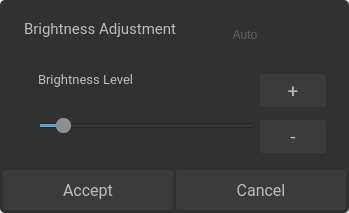
<?xml version="1.0" encoding="UTF-8"?>
<ui version="4.0">
 <class>BrightnessAdjustBrightnessSettingsBasic</class>
 <widget class="QDialog" name="BrightnessAdjustBrightnessSettingsBasic">
  <property name="geometry">
   <rect>
    <x>0</x>
    <y>0</y>
    <width>349</width>
    <height>213</height>
   </rect>
  </property>
  <property name="windowTitle">
   <string>Dialog</string>
  </property>
  <property name="styleSheet">
   <string notr="true"/>
  </property>
  <widget class="QLabel" name="brightnessLevelTitle">
   <property name="geometry">
    <rect>
     <x>24</x>
     <y>13</y>
     <width>181</width>
     <height>31</height>
    </rect>
   </property>
   <property name="font">
    <font>
     <family>Roboto</family>
     <pointsize>11</pointsize>
    </font>
   </property>
   <property name="styleSheet">
    <string notr="true">color:#BDBDBD</string>
   </property>
   <property name="text">
    <string>Brightness Adjustment</string>
   </property>
   <property name="alignment">
    <set>Qt::AlignLeading|Qt::AlignLeft|Qt::AlignVCenter</set>
   </property>
  </widget>
  <widget class="QPushButton" name="brightnessLevelCancel">
   <property name="geometry">
    <rect>
     <x>176</x>
     <y>170</y>
     <width>170</width>
     <height>40</height>
    </rect>
   </property>
   <property name="font">
    <font>
     <family>Roboto</family>
     <pointsize>12</pointsize>
    </font>
   </property>
   <property name="focusPolicy">
    <enum>Qt::NoFocus</enum>
   </property>
   <property name="styleSheet">
    <string notr="true">QPushButton {
background-color:#3B3B3B;
color:#BDBDBD;
border:none;
border-radius:3px;
}
QPushButton:pressed {
background-color:#606060;
color:#BDBDBD;
border:none;
border-radius:3px;
}
</string>
   </property>
   <property name="text">
    <string>Cancel</string>
   </property>
  </widget>
  <widget class="QLabel" name="brightnessLevelSetTitle">
   <property name="geometry">
    <rect>
     <x>38</x>
     <y>69</y>
     <width>111</width>
     <height>20</height>
    </rect>
   </property>
   <property name="font">
    <font>
     <family>Roboto</family>
     <pointsize>10</pointsize>
    </font>
   </property>
   <property name="styleSheet">
    <string notr="true">color:#BDBDBD</string>
   </property>
   <property name="text">
    <string>Brightness Level</string>
   </property>
  </widget>
  <widget class="QPushButton" name="brightnessLevelAccept">
   <property name="geometry">
    <rect>
     <x>3</x>
     <y>170</y>
     <width>170</width>
     <height>40</height>
    </rect>
   </property>
   <property name="font">
    <font>
     <family>Roboto</family>
     <pointsize>12</pointsize>
    </font>
   </property>
   <property name="focusPolicy">
    <enum>Qt::NoFocus</enum>
   </property>
   <property name="styleSheet">
    <string notr="true">QPushButton {
background-color:#3B3B3B;
color:#BDBDBD;
border:none;
border-radius:3px;
}
QPushButton:pressed {
background-color:#606060;
color:#BDBDBD;
border:none;
border-radius:3px;
}
</string>
   </property>
   <property name="text">
    <string>Accept</string>
   </property>
  </widget>
  <widget class="QFrame" name="frame">
   <property name="geometry">
    <rect>
     <x>0</x>
     <y>0</y>
     <width>349</width>
     <height>213</height>
    </rect>
   </property>
   <property name="styleSheet">
    <string notr="true">background-color: rgb(49, 49, 49);
border: 1px;
border-radius: 5px;</string>
   </property>
   <property name="frameShape">
    <enum>QFrame::StyledPanel</enum>
   </property>
   <property name="frameShadow">
    <enum>QFrame::Raised</enum>
   </property>
   <widget class="QLabel" name="brightnessAdjustUnit">
    <property name="geometry">
     <rect>
      <x>220</x>
      <y>20</y>
      <width>50</width>
      <height>30</height>
     </rect>
    </property>
    <property name="styleSheet">
     <string notr="true">color:#616161</string>
    </property>
    <property name="text">
     <string>Auto</string>
    </property>
    <property name="alignment">
     <set>Qt::AlignCenter</set>
    </property>
   </widget>
   <widget class="QSlider" name="brightnessSlider">
    <property name="geometry">
     <rect>
      <x>38</x>
      <y>105</y>
      <width>217</width>
      <height>41</height>
     </rect>
    </property>
    <property name="focusPolicy">
     <enum>Qt::NoFocus</enum>
    </property>
    <property name="styleSheet">
     <string notr="true">QSlider::handle:horizontal {
	background: #8f8f8f;
	height:50px;
	width: 20px;
	border-radius: 7px;
}</string>
    </property>
    <property name="minimum">
     <number>1</number>
    </property>
    <property name="maximum">
     <number>100</number>
    </property>
    <property name="value">
     <number>10</number>
    </property>
    <property name="sliderPosition">
     <number>10</number>
    </property>
    <property name="orientation">
     <enum>Qt::Horizontal</enum>
    </property>
   </widget>
   <widget class="QPushButton" name="brightnessAdjustIncrement">
    <property name="geometry">
     <rect>
      <x>260</x>
      <y>74</y>
      <width>66</width>
      <height>33</height>
     </rect>
    </property>
    <property name="font">
     <font>
      <family>Roboto</family>
      <pointsize>14</pointsize>
     </font>
    </property>
    <property name="focusPolicy">
     <enum>Qt::NoFocus</enum>
    </property>
    <property name="styleSheet">
     <string notr="true">QPushButton {
background-color:#3B3B3B;
color:#BDBDBD;
border:none;
border-radius:3px;
}
QPushButton:pressed {
background-color:#606060;
color:#BDBDBD;
border:none;
border-radius:3px;
}
</string>
    </property>
    <property name="text">
     <string>+</string>
    </property>
   </widget>
   <widget class="QPushButton" name="brightnessAdjustDecrement">
    <property name="geometry">
     <rect>
      <x>260</x>
      <y>120</y>
      <width>66</width>
      <height>33</height>
     </rect>
    </property>
    <property name="font">
     <font>
      <family>Roboto</family>
      <pointsize>14</pointsize>
     </font>
    </property>
    <property name="focusPolicy">
     <enum>Qt::NoFocus</enum>
    </property>
    <property name="styleSheet">
     <string notr="true">QPushButton {
background-color:#3B3B3B;
color:#BDBDBD;
border:none;
border-radius:3px;
}
QPushButton:pressed {
background-color:#606060;
color:#BDBDBD;
border:none;
border-radius:3px;
}
</string>
    </property>
    <property name="text">
     <string>-</string>
    </property>
   </widget>
  </widget>
  <zorder>frame</zorder>
  <zorder>brightnessLevelTitle</zorder>
  <zorder>brightnessLevelCancel</zorder>
  <zorder>brightnessLevelSetTitle</zorder>
  <zorder>brightnessLevelAccept</zorder>
 </widget>
 <resources/>
 <connections/>
</ui>
